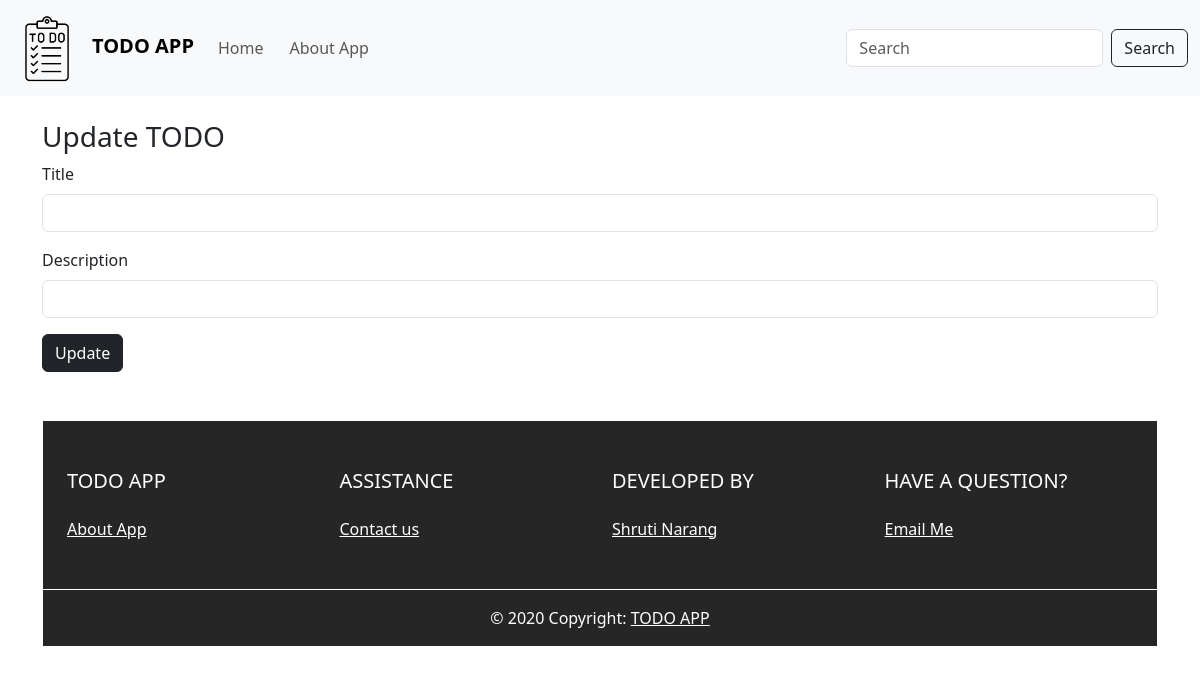
Before: /update/29 with the older database file.
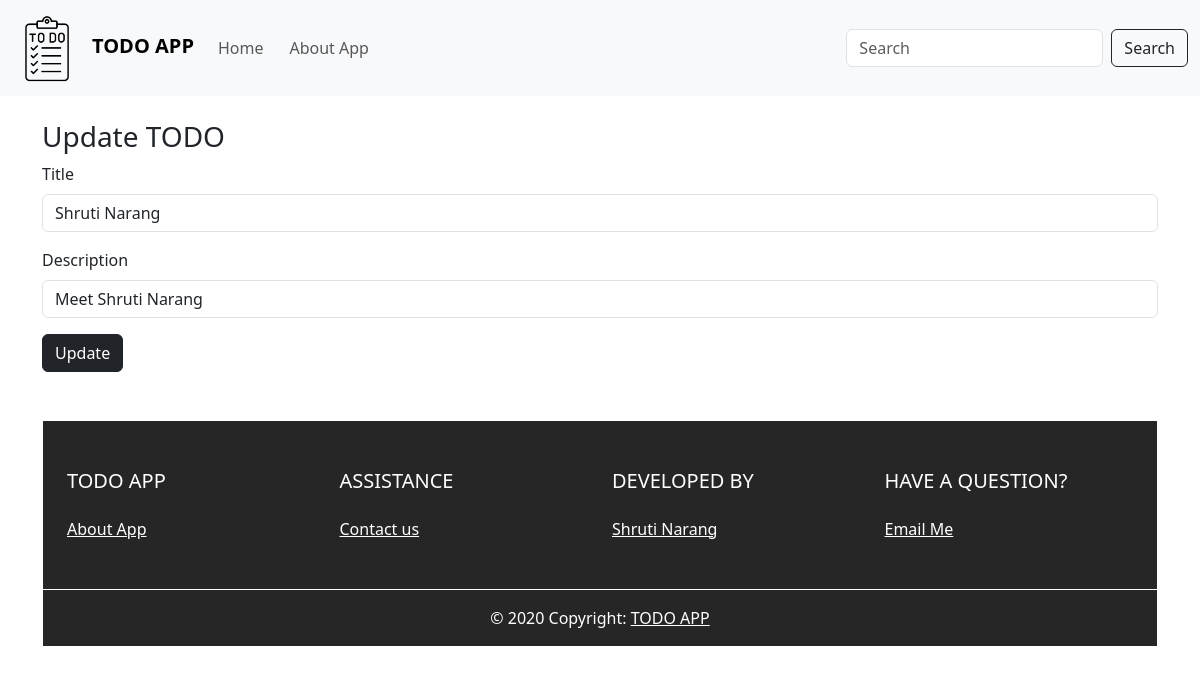
After: the same page with the newer database file.
### tables this page shows
CREATE TABLE TODO_LIST (SNO INTEGER PRIMARY KEY AUTOINCREMENT, Title TEXT, Description TEXT, Date_created TIMESTAMP);

### app.py (the view, shortened to what this page needs)
@app.route('/update/<int:SNO>', methods=['POST','GET'])
def update(SNO):
    conn = sqlite3.connect("TODO.db")
    cur = conn.cursor()
    cur.execute("SELECT * FROM TODO_List WHERE SNO=?", (SNO,))
    todo = cur.fetchone()
    conn.close()
    if todo:
        todo = {"title": todo[1], "description": todo[2]}
    else:
        todo = {"title": "", "description": ""}
    return render_template('update.html', SNO=SNO,todo=todo)

### templates/update.html
{% extends 'base.html' %}
{% block body %}
<div class="container my-4">
  <h3>Update TODO</h3>
  <form action = "{{ url_for('update',SNO=SNO) }}" method = "post">
  <div class="mb-3">
    <label for="title"  class="form-label">Title</label>
    <input type="text" class="form-control mb-3" id="title" value="{{todo.title}}" name="Title" aria-describedby="emailHelp">
  <div class="mb-3">
    <label for="desc" class="form-label">Description</label>
    <input type="text" name="Description" class="form-control" value="{{todo.description}}" id="desc">
  </div>
  <button type="submit" class="btn btn-dark">Update</button>
</form>
</div>
{% endblock body %}

Changed rows visible on the page:
added TODO_LIST: Title "Shruti Narang", Description "Meet Shruti Narang"
